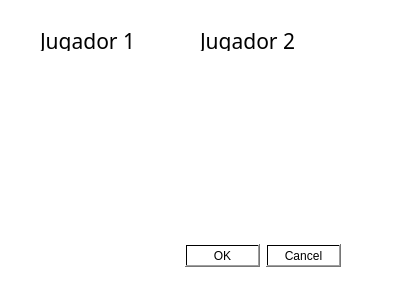
<?xml version="1.0" encoding="UTF-8"?>
<ui version="4.0">
 <class>Instrucciones</class>
 <widget class="QDialog" name="Instrucciones">
  <property name="geometry">
   <rect>
    <x>0</x>
    <y>0</y>
    <width>400</width>
    <height>300</height>
   </rect>
  </property>
  <property name="windowTitle">
   <string>Dialog</string>
  </property>
  <property name="styleSheet">
   <string notr="true">background-color: qlineargradient(spread:pad, x1:0, y1:1, x2:1, y2:0, stop:0 rgba(255, 255, 255, 255));</string>
  </property>
  <widget class="QDialogButtonBox" name="buttonBox">
   <property name="geometry">
    <rect>
     <x>180</x>
     <y>240</y>
     <width>161</width>
     <height>32</height>
    </rect>
   </property>
   <property name="orientation">
    <enum>Qt::Horizontal</enum>
   </property>
   <property name="standardButtons">
    <set>QDialogButtonBox::Cancel|QDialogButtonBox::Ok</set>
   </property>
  </widget>
  <widget class="QLabel" name="label">
   <property name="geometry">
    <rect>
     <x>20</x>
     <y>80</y>
     <width>331</width>
     <height>141</height>
    </rect>
   </property>
   <property name="text">
    <string/>
   </property>
   <property name="pixmap">
    <pixmap resource="imagen.qrc">:/imagenes/image006.png</pixmap>
   </property>
   <property name="scaledContents">
    <bool>true</bool>
   </property>
  </widget>
  <widget class="QLabel" name="label_2">
   <property name="geometry">
    <rect>
     <x>40</x>
     <y>30</y>
     <width>121</width>
     <height>21</height>
    </rect>
   </property>
   <property name="font">
    <font>
     <family>Rod</family>
     <pointsize>16</pointsize>
    </font>
   </property>
   <property name="text">
    <string>Jugador 1</string>
   </property>
  </widget>
  <widget class="QLabel" name="label_3">
   <property name="geometry">
    <rect>
     <x>200</x>
     <y>30</y>
     <width>121</width>
     <height>21</height>
    </rect>
   </property>
   <property name="font">
    <font>
     <family>Rod</family>
     <pointsize>16</pointsize>
    </font>
   </property>
   <property name="text">
    <string>Jugador 2</string>
   </property>
  </widget>
 </widget>
 <resources>
  <include location="imagen.qrc"/>
 </resources>
 <connections>
  <connection>
   <sender>buttonBox</sender>
   <signal>accepted()</signal>
   <receiver>Instrucciones</receiver>
   <slot>accept()</slot>
   <hints>
    <hint type="sourcelabel">
     <x>248</x>
     <y>254</y>
    </hint>
    <hint type="destinationlabel">
     <x>157</x>
     <y>274</y>
    </hint>
   </hints>
  </connection>
  <connection>
   <sender>buttonBox</sender>
   <signal>rejected()</signal>
   <receiver>Instrucciones</receiver>
   <slot>reject()</slot>
   <hints>
    <hint type="sourcelabel">
     <x>316</x>
     <y>260</y>
    </hint>
    <hint type="destinationlabel">
     <x>286</x>
     <y>274</y>
    </hint>
   </hints>
  </connection>
 </connections>
</ui>
